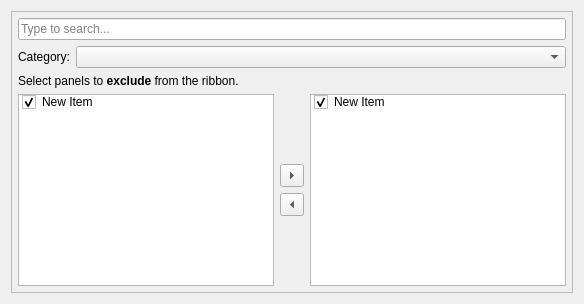
           <widget class="QWidget" name="Toolbars">
            <property name="autoFillBackground">
             <bool>true</bool>
            </property>
            <attribute name="title">
             <string>Exclude panels</string>
            </attribute>
            <layout class="QGridLayout" name="gridLayout_22">
             <item row="0" column="0">
              <widget class="QFrame" name="frame_6">
               <property name="frameShape">
                <enum>QFrame::Shape::StyledPanel</enum>
               </property>
               <layout class="QGridLayout" name="gridLayout_17">
                <property name="leftMargin">
                 <number>6</number>
                </property>
                <property name="topMargin">
                 <number>6</number>
                </property>
                <property name="rightMargin">
                 <number>6</number>
                </property>
                <property name="bottomMargin">
                 <number>6</number>
                </property>
                <item row="3" column="0">
                 <widget class="QListWidget" name="PanelsToExclude_EP">
                  <property name="selectionMode">
                   <enum>QAbstractItemView::SelectionMode::ExtendedSelection</enum>
                  </property>
                  <property name="sortingEnabled">
                   <bool>true</bool>
                  </property>
                  <item>
                   <property name="text">
                    <string>New Item</string>
                   </property>
                   <property name="checkState">
                    <enum>Checked</enum>
                   </property>
                  </item>
                 </widget>
                </item>
                <item row="3" column="1">
                 <layout class="QGridLayout" name="gridLayout_18">
                  <item row="0" column="0">
                   <spacer name="verticalSpacer_15">
                    <property name="orientation">
                     <enum>Qt::Orientation::Vertical</enum>
                    </property>
                    <property name="sizeHint" stdset="0">
                     <size>
                      <width>20</width>
                      <height>40</height>
                     </size>
                    </property>
                   </spacer>
                  </item>
                  <item row="3" column="0">
                   <spacer name="verticalSpacer_16">
                    <property name="orientation">
                     <enum>Qt::Orientation::Vertical</enum>
                    </property>
                    <property name="sizeHint" stdset="0">
                     <size>
                      <width>20</width>
                      <height>40</height>
                     </size>
                    </property>
                   </spacer>
                  </item>
                  <item row="2" column="0">
                   <widget class="QToolButton" name="RemovePanel_EP">
                    <property name="toolTip">
                     <string>Include panel</string>
                    </property>
                    <property name="text">
                     <string>...</string>
                    </property>
                    <property name="arrowType">
                     <enum>Qt::ArrowType::LeftArrow</enum>
                    </property>
                   </widget>
                  </item>
                  <item row="1" column="0">
                   <widget class="QToolButton" name="AddPanel_EP">
                    <property name="toolTip">
                     <string>Exclude panel</string>
                    </property>
                    <property name="text">
                     <string>...</string>
                    </property>
                    <property name="autoRaise">
                     <bool>false</bool>
                    </property>
                    <property name="arrowType">
                     <enum>Qt::ArrowType::RightArrow</enum>
                    </property>
                   </widget>
                  </item>
                 </layout>
                </item>
                <item row="2" column="0" colspan="3">
                 <widget class="QLabel" name="label_13">
                  <property name="text">
                   <string>&lt;html&gt;&lt;head/&gt;&lt;body&gt;&lt;p&gt;Select panels to &lt;span style=&quot; font-weight:600;&quot;&gt;exclude&lt;/span&gt; from the ribbon.&lt;/p&gt;&lt;/body&gt;&lt;/html&gt;</string>
                  </property>
                 </widget>
                </item>
                <item row="3" column="2">
                 <widget class="QListWidget" name="PanelsExcluded_EP">
                  <property name="defaultDropAction">
                   <enum>Qt::DropAction::MoveAction</enum>
                  </property>
                  <property name="movement">
                   <enum>QListView::Movement::Free</enum>
                  </property>
                  <property name="sortingEnabled">
                   <bool>true</bool>
                  </property>
                  <item>
                   <property name="text">
                    <string>New Item</string>
                   </property>
                   <property name="checkState">
                    <enum>Checked</enum>
                   </property>
                  </item>
                 </widget>
                </item>
                <item row="1" column="0" colspan="3">
                 <layout class="QGridLayout" name="gridLayout_11">
                  <item row="0" column="0">
                   <widget class="QLabel" name="label_8">
                    <property name="sizePolicy">
                     <sizepolicy hsizetype="Fixed" vsizetype="Preferred">
                      <horstretch>0</horstretch>
                      <verstretch>0</verstretch>
                     </sizepolicy>
                    </property>
                    <property name="text">
                     <string>Category:</string>
                    </property>
                   </widget>
                  </item>
                  <item row="0" column="1">
                   <widget class="QComboBox" name="ListCategory_EP">
                    <property name="insertPolicy">
                     <enum>QComboBox::InsertPolicy::InsertAlphabetically</enum>
                    </property>
                   </widget>
                  </item>
                 </layout>
                </item>
                <item row="0" column="0" colspan="3">
                 <widget class="QLineEdit" name="SearchBar_EP">
                  <property name="inputMask">
                   <string/>
                  </property>
                  <property name="text">
                   <string/>
                  </property>
                  <property name="placeholderText">
                   <string>Type to search...</string>
                  </property>
                 </widget>
                </item>
               </layout>
              </widget>
             </item>
            </layout>
           </widget>
